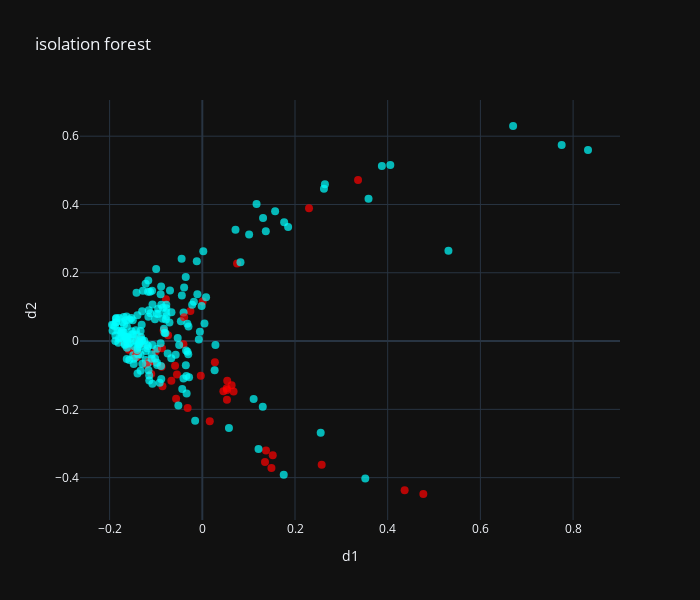

Notebook code cell kept with this figure:
### Code cell
from sklearn.ensemble import IsolationForest

clf = IsolationForest(random_state=50,contamination=removed_size)
outliers_pred=clf.fit_predict(data)

data_clean = data[outliers_pred==1]

X_clean=data_clean[:,:-1]
y_clean=data_clean[:,-1]

render(special_model,X_clean,y_clean,"isolation forest")

### Figure 1 — Plotly figure (JSON) as saved in the notebook; plotly's stock layout.template omitted (floating-point values rounded to 4 significant figures; data arrays with more than 128 entries replaced by an {"elided": "..."} marker saying what was removed)
{"data": [{"marker": {"color": {"elided": "242 str values"}, "opacity": 0.7, "size": 8}, "mode": "markers", "type": "scatter", "x": {"elided": "242 float values"}, "y": {"elided": "242 float values"}}], "layout": {"height": 600, "title": {"text": "isolation forest"}, "width": 700, "xaxis": {"title": {"text": "d1"}}, "yaxis": {"title": {"text": "d2"}}}}
